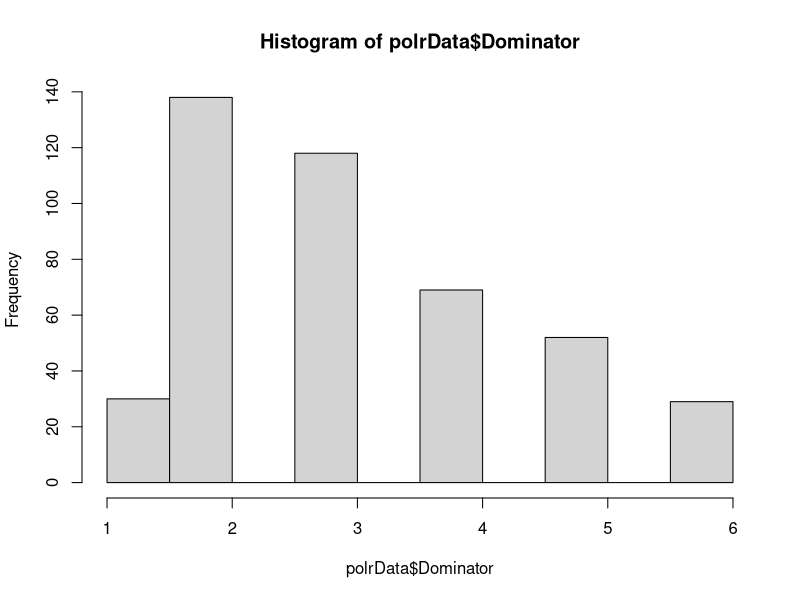

R code for this plot: (Note: this script raises an error after producing the figure.)
##############################
##############################
##                          ##
## Beyond Linear Regression ##
##			                    ##
##############################
##############################

# Full Citation: Beyond Linear Regression: a quick reference for analyzing common data types in education research
# Authors: Elli Theobald, Melissa Aikens, Sarah Eddy, Hannah Jordt
  # Corresponding Author Contact: ellij@uw.edu
  # Date: Spring 2019

# Description: 
  # This code uses proportional odds logistic regression to analyze Likert-scale data

#################################
### Load Statistical Packages ###
#################################

# to install packages if they are not already installed:
install.packages("MASS")
install.packages("effects")
install.packages("nnet")
install.packages("Hmisc")

# to load packages:
library(MASS) # this has the functions to fit proportional odds models
library(effects) # this is a package to help interpret results
library(nnet) # this has the function for fitting multinomial models (testing assumptions)
library(Hmisc) # this library allows us to test an assumption of proportional odds models


#############################
### Set working Directory ###
#############################

#change setwd to folder where data is saved on your computer
setwd("")

###################################
### Load, Check, and Clean Data ###
###################################

polrData <- read.csv("polrData.csv",head=T)
  names(polrData)

# Data Set contains the following 6 variables:
  # Gender: a binary variable indicating whether a student is male (M) or female (F)
  # Ethinicity: a categorical variable indicating which broad group category a student belongs to: Asian-American, International, URM (i.e. underrepresented minority), White
  # FirstGeneration: a binary variable indicating whether a student is first-generation in college (1) or continuing-generation (0)
  # CourseGrade: a continuous variable representing a student's course grade (4.0 scale)
  # Activity Type: a binary variable indicating type of activity a student completed: Interactive, Constructive
  # Dominator: a categorical ordinal variable, indicating the extent to which a student agreed there was a dominator in their group (on a scale of 1-6 with a higher value indicating a higher level of agreement)

# plot a histogram as a way to check the data 
hist(polrData$Dominator)

# Summarize the outcome data as a way to check the data
summary(polrData$Dominator)

# The "Dominator" outcome is a Likert-scale question (levels 1-6)
  # the model treats this as a factor
  # Assign Dominator as a factor
levels(as.factor(polrData$Dominator))

# Relevel the Ethnicity variable so that the reference group is White students
polrData$Ethnicity <- relevel(polrData$Ethnicity, ref="White")

# Caveats - this code does not do the following things.
  # These things (and others) are worth doing with any dataset:
    # looking for outliers, checking multicollinearity between predictors
    # Removing observations with NAs

  
#################
### Fit model ###
#################

# Output of proportional odds models do not include p-values.
  # Thus, hypothesis testing usally happens with model selection.


# Employ backward selection to determine the best fitting model:
# Start with a complex model that tests the hypotheses of interest
  # Students vary the amount they agree or disagree to there being a dominator with different Activity Types 
  # Full model: dominator ~ demographics + ActivityType*Demographics

# Complex model
  # Tests the hypothesis that Treatment (ActivityType) has a disproportionate effect on
    # Students of different Genders, First Generation Students, and Ethnicity students
mod1 <- polr(as.factor(Dominator) ~ Gender + FirstGeneration + CourseGrade + Ethnicity +
               ActivityType +  
               Gender*ActivityType + FirstGeneration*ActivityType + Ethnicity*ActivityType 
               , data=polrData, Hess=T)
  summary(mod1)
  AIC(mod1) # 1418.718
  
  
# Remove First Generation*ActivityType interaction because it is the interaction which 
  # has the t-value closest to zero
mod2 <- polr(as.factor(Dominator) ~ Gender + FirstGeneration + CourseGrade + Ethnicity +
                 ActivityType +  
                 Gender*ActivityType + Ethnicity*ActivityType 
               , data=polrData, Hess=T)
  summary(mod2)
  AIC(mod1,mod2) # 2 is better (lower AIC)
  
# Remove Ethnicity*ActivityTypeinteraction because it is the interaction which 
    # has the t-value closest to zero
mod3 <- polr(as.factor(Dominator) ~ Gender + FirstGeneration + CourseGrade + Ethnicity +
                 ActivityType +  
                 Gender*ActivityType 
               , data=polrData, Hess=T)
  summary(mod3)
  AIC(mod2,mod3) # 3 is better (lower AIC)

# Remove Gender*ActivityType interaction because it is the interaction which
    # has the t-value closest to zero
mod4 <- polr(as.factor(Dominator) ~ Gender + FirstGeneration + CourseGrade + Ethnicity +
                 ActivityType 
               , data=polrData, Hess=T)
  summary(mod4)
  AIC(mod3,mod4) # 4 is better (because it is simpler and the AIC is within 2)
  
# Remove First.Generation status because it has the t-value closest to zero
mod5 <- polr(as.factor(Dominator) ~ Gender + CourseGrade + Ethnicity +
                 ActivityType 
               , data=polrData, Hess=T)
  summary(mod5)
  AIC(mod4,mod5) # 5 is better (lower AIC)
  
# Remove Gender because it has the t-value closest to zero
mod6 <- polr(as.factor(Dominator) ~  CourseGrade + Ethnicity +
                 ActivityType 
               , data=polrData, Hess=T)
  summary(mod6)
  AIC(mod5,mod6) # 6 is better (lower AIC)

# Remove Ethnicity because it has the lowest t-value 
mod7 <- polr(as.factor(Dominator) ~ CourseGrade + 
                 ActivityType 
               , data=polrData, Hess=T)
  AIC(mod6,mod7) # 6 is better (need to put Ethnicity back in)

# Put Ethnicity back in, Remove Grade  
mod8 <- polr(as.factor(Dominator) ~ Ethnicity +
               ActivityType 
               , data=polrData, Hess=T)
  AIC(mod6,mod8) # 6 is better (need to put grade back in)

# Put grade back in, Remove ActivityType  
mod9 <- polr(as.factor(Dominator) ~ CourseGrade + Ethnicity
               , data=polrData, Hess=T)
  AIC(mod6,mod9) # 6 is better 

# Compare to the null
mod0 <- polr(as.factor(Dominator) ~ 1
               , data=polrData, Hess=T)
  AIC(mod6,mod0) # 6 is better 

# Best model:
mod6 <- polr(as.factor(Dominator) ~  CourseGrade + Ethnicity +
                 ActivityType 
               , data=polrData, Hess=T)
  summary(mod6)
  

#################################
### Testing Model Assumptions ###
#################################
##### Assumtion 1:
  # Are the categories ordered?
  # test this assumption by fitting a multinomial model 
  # if a multinomial model fits better (as determined with AIC), categories are not ordered
  
MultiNomMod <- multinom(Dominator ~ CourseGrade + Ethnicity +
                            ActivityType, data=polrData)
  AIC(MultiNomMod)
  AIC(mod6) # the polr model has lower AIC so is preferred

##### Assumtion 2:
    # Are the log-odds between each level proportional?

# create a function to create a new variable that is greater than or equal to each level of the outcome
    # and run a logistic regression with each lower level
  sf <- function(y) {
    c('Y>=1' = qlogis(mean(y >= 1)),
      'Y>=2' = qlogis(mean(y >= 2)),
      'Y>=3' = qlogis(mean(y >= 3)),
      'Y>=4' = qlogis(mean(y >= 4)),
      'Y>=5' = qlogis(mean(y >= 5)),
      'Y>=6' = qlogis(mean(y >= 6)))
  }
  
# Generate a table that describes the log-odds for each value of each response for level of each predictor
  # This is what we would get without the proportional odds assumption
  
  (s <- with(polrDat, summary(as.numeric(Dominator) ~ CourseGrade + Ethnicity + ActivityType, fun=sf)))
  
  # for the assumption to be met, the difference between Y>=2 values and Y>=3 values 
  # should be the same as the difference between Y>=3 vs Y>=4; 
  # ie, the transition between each value of the outcome needs to be the same
  # for each level of each predictor 
  # when this is the case, this is saying that the probability of selection 2 vs. 3 is the same as the probability 
  # of selecting 3 vs. 4, etc. 
  
  
  # compare each level to the level higher; 
  # these numbers should be the same across the table for each row (ie, each level of each predictor)
  s[, 7] <- s[, 7] - s[, 6]
  s[, 6] <- s[, 6] - s[, 5]
  s[, 5] <- s[, 5] - s[, 4]
  s[, 4] <- s[, 4] - s[, 3] 
  s[, 3] <- s[, 3] - s[, 3] 
  s # print
  
  # these values look relatively reasonable
  # the direction is the same for each row
  # the magnitude changes some, especially for Ethnicity = Asian American, for example
  # could consider fitting models with clm in the ordinal package 
    # and relaxing the proportional odds assumption
  
  
#########################
### Interpret Results ###
#########################
summary(mod6)
# We see that after the interactive activity,
  # the log-odds of answering one point higher are -0.572 that of the log-odds on the Constructive activity
  
# To make the output easier to interpret, convert the coefficients to odds by exponentiating
  # Calculate the odds ratios and confidence intervals of the estimates and report a table:
exp(cbind(OR=coef(mod6),confint(mod6)))
# we see that all else equal, the odds of agreeing one level more that someone dominated your group:
  # increase on average by 0.76 for every additional point in course grade 
    # (students with higher course grades agree less that someone dominated their group)
  # increase on average by 1.67 for Asian-American students relative to white students
  # increase on average by 3.35 for international students relative to white students
  # increase on average by 1.39 for URM students relative to white students
    # (students of all ethnicities agree more that someone dominated their group, compared to white students)
  # increase on average by 0.56 on the interactive activity compared to the constructive activity
    # (students on the interactive activity agree less that someone dominated their group compared to the constructive activity)

# The Effects package can also help visualize the results
  # Here we plot each of the effects mentioned above:

# Plot the effect of Treatment on reporting a Dominator
domEff <- Effect("ActivityType",mod6)
  plot(domEff, style="stacked", ylab="Probability of Response", xlab= "Treatment", 
       main="Effect of Treatment on Reporting a Dominator")
  
# Plot the effect of Ethnicity on reporting a Dominator
EthnicitydomEff <- Effect("Ethnicity",mod6)
  plot(EthnicitydomEff, style="stacked", ylab="Probability of Response", xlab= "Ethnicity", 
       main="Effect of Ethnicity on Reporting a Dominator")
  
# Plot the effect of Course Grade on reporting a Dominator
GradedomEff <- Effect("CourseGrade",mod6)
  plot(GradedomEff, style="stacked", ylab="Probability of Response", xlab= "Course Grade", 
       main="Effect of Course Grade on Reporting a Dominator")
  
  
  
